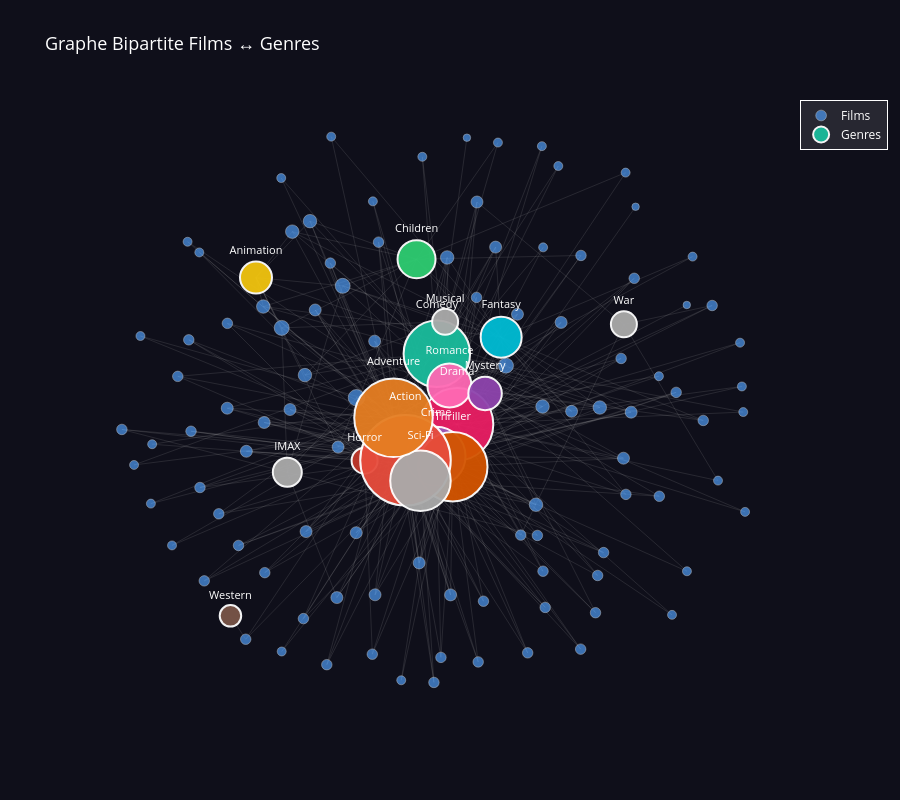

The code cell stored with this chart in its notebook:
### Code cell
import networkx as nx
import plotly.graph_objects as go

df = pd.read_csv('df_final.csv')
df_sample = df.nlargest(100, 'num_votes').reset_index(drop=True)

G = nx.Graph()

for _, row in df_sample.iterrows():
    film_node = f"film_{row['movieId']}"
    G.add_node(film_node, 
               type='film', 
               title=row['title'],
               rating=round(row['mean_rating'], 2),
               genres=row['genres'])
    
    genres = str(row['genres']).split('|')
    for genre in genres:
        if genre not in G.nodes:
            G.add_node(genre, type='genre', title=genre)
        G.add_edge(film_node, genre)


film_nodes  = [n for n, d in G.nodes(data=True) if d['type'] == 'film']
genre_nodes = [n for n, d in G.nodes(data=True) if d['type'] == 'genre']

pos = nx.spring_layout(G, seed=42, k=0.8)

edge_x, edge_y = [], []
for u, v in G.edges():
    x0, y0 = pos[u]
    x1, y1 = pos[v]
    edge_x += [x0, x1, None]
    edge_y += [y0, y1, None]

edge_trace = go.Scatter(
    x=edge_x, y=edge_y,
    mode='lines',
    line=dict(width=0.5, color='rgba(180,180,180,0.3)'),
    hoverinfo='none',
    showlegend=False
)

film_x, film_y, film_hover, film_sizes = [], [], [], []

for node in film_nodes:
    x, y = pos[node]
    film_x.append(x)
    film_y.append(y)
    film_sizes.append(6 + G.degree(node) * 1.5) 
    film_hover.append(
        f"<b>{G.nodes[node]['title']}</b><br>"
        f"Genres : {G.nodes[node]['genres'].replace('|', ' | ')}<br>"
        f"Rating : {G.nodes[node]['rating']}"
    )

film_trace = go.Scatter(
    x=film_x, y=film_y,
    mode='markers',
    name='Films',
    hovertext=film_hover,
    hoverinfo='text',
    marker=dict(
        size=film_sizes,
        color='#4e9af1',
        opacity=0.7,
        line=dict(width=0.5, color='white')
    )
)

genre_colors = {
    'Action':'#e74c3c',     'Adventure':'#e67e22',  'Animation':'#f1c40f',
    'Children':'#2ecc71',   'Comedy':'#1abc9c',      'Crime':'#9b59b6',
    'Documentary':'#34495e','Drama':'#e91e63',        'Fantasy':'#00bcd4',
    'Film-Noir':'#607d8b',  'Horror':'#c0392b',       'Mystery':'#8e44ad',
    'Romance':'#ff69b4',    'Thriller':'#d35400',     'Western':'#795548'
}

genre_x, genre_y, genre_text, genre_hover, genre_color_list = [], [], [], [], []

for node in genre_nodes:
    x, y = pos[node]
    genre_x.append(x)
    genre_y.append(y)
    genre_text.append(node)
    genre_color_list.append(genre_colors.get(node, '#aaaaaa'))
    genre_hover.append(
        f"<b>Genre : {node}</b><br>"
        f"Nombre de films : {G.degree(node)}"
    )

genre_trace = go.Scatter(
    x=genre_x, y=genre_y,
    mode='markers+text',
    name='Genres',
    text=genre_text,
    textposition='top center',
    textfont=dict(size=11, color='white'),
    hovertext=genre_hover,
    hoverinfo='text',
    marker=dict(
        size=[20 + G.degree(n) * 1.5 for n in genre_nodes], 
        color=genre_color_list,
        opacity=0.95,
        line=dict(width=2, color='white')
    )
)

fig = go.Figure(
    data=[edge_trace, film_trace, genre_trace],
    layout=go.Layout(
        title=dict(text='Graphe Bipartite Films ↔ Genres', font=dict(size=18, color='white')),
        showlegend=True,
        hovermode='closest',
        plot_bgcolor='#0f0f1a',
        paper_bgcolor='#0f0f1a',
        font=dict(color='white'),
        height=800,
        xaxis=dict(showgrid=False, zeroline=False, showticklabels=False),
        yaxis=dict(showgrid=False, zeroline=False, showticklabels=False),
        legend=dict(
            bgcolor='rgba(255,255,255,0.1)',
            bordercolor='white',
            borderwidth=1
        )
    )
)

fig.show()

### Figure 1 — Plotly figure (JSON) as saved in the notebook; plotly's stock layout.template omitted (floating-point values rounded to 4 significant figures; data arrays with more than 128 entries replaced by an {"elided": "..."} marker saying what was removed)
{"data": [{"hoverinfo": "none", "line": {"color": "rgba(180,180,180,0.3)", "width": 0.5}, "mode": "lines", "showlegend": false, "type": "scatter", "x": {"elided": "948 float values"}, "y": {"elided": "948 float values"}}, {"hoverinfo": "text", "hovertext": ["<b>Forrest Gump (1994)</b><br>Genres : Comedy | Drama | Romance | War<br>Rating : 4.16", "<b>Shawshank Redemption, The (1994)</b><br>Genres : Crime | Drama<br>Rating : 4.43", "<b>Pulp Fiction (1994)</b><br>Genres : Comedy | Crime | Drama | Thriller<br>Rating : 4.2", "<b>Silence of the Lambs, The (1991)</b><br>Genres : Crime | Horror | Thriller<br>Rating : 4.16", "<b>Matrix, The (1999)</b><br>Genres : Action | Sci-Fi | Thriller<br>Rating : 4.19", "<b>Star Wars: Episode IV - A New Hope (1977)</b><br>Genres : Action | Adventure | Sci-Fi<br>Rating : 4.23", "<b>Jurassic Park (1993)</b><br>Genres : Action | Adventure | Sci-Fi | Thriller<br>Rating : 3.75", "<b>Braveheart (1995)</b><br>Genres : Action | Drama | War<br>Rating : 4.03", "<b>Terminator 2: Judgment Day (1991)</b><br>Genres : Action | Sci-Fi<br>Rating : 3.97", "<b>Schindler's List (1993)</b><br>Genres : Drama | War<br>Rating : 4.22", "<b>Fight Club (1999)</b><br>Genres : Action | Crime | Drama | Thriller<br>Rating : 4.27", "<b>Toy Story (1995)</b><br>Genres : Adventure | Animation | Children | Comedy | Fantasy<br>Rating : 3.92", "<b>Star Wars: Episode V - The Empire Strikes Back (1980)</b><br>Genres : Action | Adventure | Sci-Fi<br>Rating : 4.22", "<b>Usual Suspects, The (1995)</b><br>Genres : Crime | Mystery | Thriller<br>Rating : 4.24", "<b>American Beauty (1999)</b><br>Genres : Drama | Romance<br>Rating : 4.06", "<b>Seven (a.k.a. Se7en) (1995)</b><br>Genres : Mystery | Thriller<br>Rating : 3.98", "<b>Independence Day (a.k.a. ID4) (1996)</b><br>Genres : Action | Adventure | Sci-Fi | Thriller<br>Rating : 3.45", "<b>Apollo 13 (1995)</b><br>Genres : Adventure | Drama | IMAX<br>Rating : 3.85", "<b>Raiders of the Lost Ark (Indiana Jones and the Raiders of the Lost Ark) (1981)</b><br>Genres : Action | Adventure<br>Rating : 4.21", "<b>Lord of the Rings: The Fellowship of the Ring, The (2001)</b><br>Genres : Adventure | Fantasy<br>Rating : 4.11", "<b>Star Wars: Episode VI - Return of the Jedi (1983)</b><br>Genres : Action | Adventure | Sci-Fi<br>Rating : 4.14", "<b>Godfather, The (1972)</b><br>Genres : Crime | Drama<br>Rating : 4.29", "<b>Fugitive, The (1993)</b><br>Genres : Thriller<br>Rating : 3.99", "<b>Batman (1989)</b><br>Genres : Action | Crime | Thriller<br>Rating : 3.43", "<b>Saving Private Ryan (1998)</b><br>Genres : Action | Drama | War<br>Rating : 4.15", "<b>Lord of the Rings: The Two Towers, The (2002)</b><br>Genres : Adventure | Fantasy<br>Rating : 4.02", "<b>Lord of the Rings: The Return of the King, The (2003)</b><br>Genres : Action | Adventure | Drama | Fantasy<br>Rating : 4.12", "<b>Aladdin (1992)</b><br>Genres : Adventure | Animation | Children | Comedy | Musical<br>Rating : 3.79", "<b>Fargo (1996)</b><br>Genres : Comedy | Crime | Drama | Thriller<br>Rating : 4.12", "<b>Sixth Sense, The (1999)</b><br>Genres : Drama | Horror | Mystery<br>Rating : 3.89", "<b>True Lies (1994)</b><br>Genres : Action | Adventure | Comedy | Romance | Thriller<br>Rating : 3.5", "<b>Twelve Monkeys (a.k.a. 12 Monkeys) (1995)</b><br>Genres : Mystery | Sci-Fi | Thriller<br>Rating : 3.98", "<b>Lion King, The (1994)</b><br>Genres : Adventure | Animation | Children | Drama | Musical | IMAX<br>Rating : 3.94", "<b>Speed (1994)</b><br>Genres : Action | Romance | Thriller<br>Rating : 3.53", "<b>Back to the Future (1985)</b><br>Genres : Adventure | Comedy | Sci-Fi<br>Rating : 4.04", "<b>Gladiator (2000)</b><br>Genres : Action | Adventure | Drama<br>Rating : 3.94", "<b>Shrek (2001)</b><br>Genres : Adventure | Animation | Children | Comedy | Fantasy | Romance<br>Rating : 3.87", "<b>Men in Black (a.k.a. MIB) (1997)</b><br>Genres : Action | Comedy | Sci-Fi<br>Rating : 3.49", "<b>Dances with Wolves (1990)</b><br>Genres : Adventure | Drama | Western<br>Rating : 3.84", "<b>Mission: Impossible (1996)</b><br>Genres : Action | Adventure | Mystery | Thriller<br>Rating : 3.54", "<b>Ace Ventura: Pet Detective (1994)</b><br>Genres : Comedy<br>Rating : 3.04", "<b>Memento (2000)</b><br>Genres : Mystery | Thriller<br>Rating : 4.12", "<b>Mask, The (1994)</b><br>Genres : Action | Comedy | Crime | Fantasy<br>Rating : 3.18", "<b>Pirates of the Caribbean: The Curse of the Black Pearl (2003)</b><br>Genres : Action | Adventure | Comedy | Fantasy<br>Rating : 3.78", "<b>Dark Knight, The (2008)</b><br>Genres : Action | Crime | Drama | IMAX<br>Rating : 4.24", "<b>Beauty and the Beast (1991)</b><br>Genres : Animation | Children | Fantasy | Musical | Romance | IMAX<br>Rating : 3.77", "<b>Alien (1979)</b><br>Genres : Horror | Sci-Fi<br>Rating : 3.97", "<b>Die Hard (1988)</b><br>Genres : Action | Crime | Thriller<br>Rating : 3.86", "<b>Die Hard: With a Vengeance (1995)</b><br>Genres : Action | Crime | Thriller<br>Rating : 3.56", "<b>Mrs. Doubtfire (1993)</b><br>Genres : Comedy | Drama<br>Rating : 3.39", "<b>Groundhog Day (1993)</b><br>Genres : Comedy | Fantasy | Romance<br>Rating : 3.94", "<b>Inception (2010)</b><br>Genres : Action | Crime | Drama | Mystery | Sci-Fi | Thriller | IMAX<br>Rating : 4.07", "<b>Princess Bride, The (1987)</b><br>Genres : Action | Adventure | Comedy | Fantasy | Romance<br>Rating : 4.23", "<b>Good Will Hunting (1997)</b><br>Genres : Drama | Romance<br>Rating : 4.08", "<b>Finding Nemo (2003)</b><br>Genres : Adventure | Animation | Children | Comedy<br>Rating : 3.96", "<b>Stargate (1994)</b><br>Genres : Action | Adventure | Sci-Fi<br>Rating : 3.38", "<b>Indiana Jones and the Last Crusade (1989)</b><br>Genres : Action | Adventure<br>Rating : 4.05", "<b>Titanic (1997)</b><br>Genres : Drama | Romance<br>Rating : 3.41", "<b>Star Wars: Episode I - The Phantom Menace (1999)</b><br>Genres : Action | Adventure | Sci-Fi<br>Rating : 3.11", "<b>Batman Forever (1995)</b><br>Genres : Action | Adventure | Comedy | Crime<br>Rating : 2.92", "<b>Monty Python and the Holy Grail (1975)</b><br>Genres : Adventure | Comedy | Fantasy<br>Rating : 4.16", "<b>Pretty Woman (1990)</b><br>Genres : Comedy | Romance<br>Rating : 3.49", "<b>Dumb & Dumber (Dumb and Dumber) (1994)</b><br>Genres : Adventure | Comedy<br>Rating : 3.06", "<b>Léon: The Professional (a.k.a. The Professional) (Léon) (1994)</b><br>Genres : Action | Crime | Drama | Thriller<br>Rating : 4.02", "<b>One Flew Over the Cuckoo's Nest (1975)</b><br>Genres : Drama<br>Rating : 4.2", "<b>X-Men (2000)</b><br>Genres : Action | Adventure | Sci-Fi<br>Rating : 3.7", "<b>GoldenEye (1995)</b><br>Genres : Action | Adventure | Thriller<br>Rating : 3.5", "<b>Monsters, Inc. (2001)</b><br>Genres : Adventure | Animation | Children | Comedy | Fantasy<br>Rating : 3.87", "<b>Reservoir Dogs (1992)</b><br>Genres : Crime | Mystery | Thriller<br>Rating : 4.2", "<b>Terminator, The (1984)</b><br>Genres : Action | Sci-Fi | Thriller<br>Rating : 3.9", "<b>Kill Bill: Vol. 1 (2003)</b><br>Genres : Action | Crime | Thriller<br>Rating : 3.96", "<b>Eternal Sunshine of the Spotless Mind (2004)</b><br>Genres : Drama | Romance | Sci-Fi<br>Rating : 4.16", "<b>Godfather: Part II, The (1974)</b><br>Genres : Crime | Drama<br>Rating : 4.26", "<b>American History X (1998)</b><br>Genres : Crime | Drama<br>Rating : 4.22", "<b>Babe (1995)</b><br>Genres : Children | Drama<br>Rating : 3.65", "<b>Aliens (1986)</b><br>Genres : Action | Adventure | Horror | Sci-Fi<br>Rating : 3.96", "<b>Goodfellas (1990)</b><br>Genres : Crime | Drama<br>Rating : 4.25", "<b>Truman Show, The (1998)</b><br>Genres : Comedy | Drama | Sci-Fi<br>Rating : 3.81", "<b>Incredibles, The (2004)</b><br>Genres : Action | Adventure | Animation | Children | Comedy<br>Rating : 3.84", "<b>Blade Runner (1982)</b><br>Genres : Action | Sci-Fi | Thriller<br>Rating : 4.1", "<b>Twister (1996)</b><br>Genres : Action | Adventure | Romance | Thriller<br>Rating : 3.32", "<b>Beautiful Mind, A (2001)</b><br>Genres : Drama | Romance<br>Rating : 4.0", "<b>E.T. the Extra-Terrestrial (1982)</b><br>Genres : Children | Drama | Sci-Fi<br>Rating : 3.77", "<b>Spider-Man (2002)</b><br>Genres : Action | Adventure | Sci-Fi | Thriller<br>Rating : 3.54", "<b>Rock, The (1996)</b><br>Genres : Action | Adventure | Thriller<br>Rating : 3.64", "<b>Austin Powers: The Spy Who Shagged Me (1999)</b><br>Genres : Action | Adventure | Comedy<br>Rating : 3.2", "<b>Clockwork Orange, A (1971)</b><br>Genres : Crime | Drama | Sci-Fi | Thriller<br>Rating : 4.0", "<b>Ghostbusters (a.k.a. Ghost Busters) (1984)</b><br>Genres : Action | Comedy | Sci-Fi<br>Rating : 3.77", "<b>Amelie (Fabuleux destin d'Amélie Poulain, Le) (2001)</b><br>Genres : Comedy | Romance<br>Rating : 4.18", "<b>Minority Report (2002)</b><br>Genres : Action | Crime | Mystery | Sci-Fi | Thriller<br>Rating : 3.64", "<b>Willy Wonka & the Chocolate Factory (1971)</b><br>Genres : Children | Comedy | Fantasy | Musical<br>Rating : 3.87", "<b>Ocean's Eleven (2001)</b><br>Genres : Crime | Thriller<br>Rating : 3.84", "<b>Home Alone (1990)</b><br>Genres : Children | Comedy<br>Rating : 3.0", "<b>Fifth Element, The (1997)</b><br>Genres : Action | Adventure | Comedy | Sci-Fi<br>Rating : 3.75", "<b>Batman Begins (2005)</b><br>Genres : Action | Crime | IMAX<br>Rating : 3.86", "<b>Waterworld (1995)</b><br>Genres : Action | Adventure | Sci-Fi<br>Rating : 2.91", "<b>Ghost (1990)</b><br>Genres : Comedy | Drama | Fantasy | Romance | Thriller<br>Rating : 3.43", "<b>Catch Me If You Can (2002)</b><br>Genres : Crime | Drama<br>Rating : 3.92", "<b>Breakfast Club, The (1985)</b><br>Genres : Comedy | Drama<br>Rating : 3.78", "<b>Net, The (1995)</b><br>Genres : Action | Crime | Thriller<br>Rating : 3.04"], "marker": {"color": "#4e9af1", "line": {"color": "white", "width": 0.5}, "opacity": 0.7, "size": [12, 9, 12, 10.5, 10.5, 10.5, 12, 10.5, 9, 9, 12, 13.5, 10.5, 10.5, 9, 9, 12, 10.5, 9, 9, 10.5, 9, 7.5, 10.5, 10.5, 9, 12, 13.5, 12, 10.5, 13.5, 10.5, 15, 10.5, 10.5, 10.5, 15, 10.5, 10.5, 12, 7.5, 9, 12, 12, 12, 15, 9, 10.5, 10.5, 9, 10.5, 16.5, 13.5, 9, 12, 10.5, 9, 9, 10.5, 12, 10.5, 9, 9, 12, 7.5, 10.5, 10.5, 13.5, 10.5, 10.5, 10.5, 10.5, 9, 9, 9, 12, 9, 10.5, 13.5, 10.5, 12, 9, 10.5, 12, 10.5, 10.5, 12, 10.5, 9, 13.5, 12, 9, 9, 12, 10.5, 10.5, 13.5, 9, 9, 10.5]}, "mode": "markers", "name": "Films", "type": "scatter", "x": [0.1324, -0.7579, -0.2391, -0.1896, -0.6012, -4.961e-05, -0.3653, 0.8559, -0.4683, 0.8739, -0.5223, -0.4359, 0.5759, 0.6162, -0.8058, -0.8669, -0.1811, 0.3182, -0.7218, -0.3161, 0.3423, -0.9029, 0.6204, 0.4513, 0.2671, 0.7957, -0.04554, -0.3968, 0.5831, -0.6355, 0.3341, 0.6933, -0.4684, -0.5203, -0.7881, -0.7198, 0.2215, -0.3187, -0.579, 0.3913, 0.1014, 0.7783, 0.6066, 0.1897, -0.2986, -0.2807, 0.3359, -0.7473, 0.02148, -0.9225, 0.8284, -0.2384, 0.04068, 0.9571, -0.2949, -0.3296, 0.6921, -0.8708, 0.5219, -0.6359, 0.5905, 0.3826, -0.4698, -0.1824, 0.7778, -0.7542, -0.4015, -0.5251, 0.4971, 0.1361, 0.2884, 0.5036, 0.7324, -0.1006, 0.5896, -0.5771, 0.9473, 0.3355, -0.3814, 0.7452, -0.3934, 0.3321, 0.4523, 0.05115, -0.1705, 0.1523, -0.4428, -0.6619, -0.03572, 0.314, 0.4234, -0.1878, 0.1969, 0.257, -0.9601, -0.7065, 0.5102, 0.9417, 0.9515, 0.131], "y": [0.7663, 0.6242, -0.416, -0.8503, -0.4615, -0.9513, 0.3803, 0.3963, -0.8406, -0.2298, -0.02211, 0.6604, 0.207, 0.4935, -0.4614, -0.09963, -0.638, -0.4257, 0.586, 1, -0.6831, 0.2872, 0.7493, -0.8322, -0.4245, 0.5711, -0.524, 0.1475, -0.1496, 0.3325, 0.03515, -0.2857, 0.3163, -0.5588, 0.1429, -0.2544, 0.1812, 0.5478, -0.7968, 0.3359, 0.9962, -0.5538, 0.01488, 0.605, -0.648, 0.4665, 0.6041, -0.05332, -0.8617, -0.1737, -0.01465, 0.06642, 0.5681, -0.3415, -0.1099, -0.8878, 0.1435, -0.312, -0.487, 0.02909, -0.279, 0.8949, 0.8519, 0.2689, 0.3981, 0.2736, -0.723, 0.3926, -0.702, -0.8779, -0.8455, -0.5689, -0.7097, -0.9435, 0.8713, -0.1249, 0.1068, -0.5536, 0.6978, 0.08567, -0.412, 0.966, 0.5752, -0.6383, 0.6227, -0.6609, 0.02441, -0.3484, 0.9279, -0.3159, 0.01801, 0.7686, 0.9788, 0.3651, -0.04679, -0.5881, 0.03163, 0.2633, 0.0153, 0.4253]}, {"hoverinfo": "text", "hovertext": ["<b>Genre : Comedy</b><br>Nombre de films : 31", "<b>Genre : Drama</b><br>Nombre de films : 35", "<b>Genre : Romance</b><br>Nombre de films : 16", "<b>Genre : War</b><br>Nombre de films : 4", "<b>Genre : Crime</b><br>Nombre de films : 26", "<b>Genre : Thriller</b><br>Nombre de films : 33", "<b>Genre : Horror</b><br>Nombre de films : 4", "<b>Genre : Action</b><br>Nombre de films : 47", "<b>Genre : Sci-Fi</b><br>Nombre de films : 27", "<b>Genre : Adventure</b><br>Nombre de films : 39", "<b>Genre : Animation</b><br>Nombre de films : 8", "<b>Genre : Children</b><br>Nombre de films : 12", "<b>Genre : Fantasy</b><br>Nombre de films : 14", "<b>Genre : Mystery</b><br>Nombre de films : 9", "<b>Genre : IMAX</b><br>Nombre de films : 6", "<b>Genre : Musical</b><br>Nombre de films : 4", "<b>Genre : Western</b><br>Nombre de films : 1"], "marker": {"color": ["#1abc9c", "#e91e63", "#ff69b4", "#aaaaaa", "#9b59b6", "#d35400", "#c0392b", "#e74c3c", "#aaaaaa", "#e67e22", "#f1c40f", "#2ecc71", "#00bcd4", "#8e44ad", "#aaaaaa", "#aaaaaa", "#795548"], "line": {"color": "white", "width": 2}, "opacity": 0.95, "size": [66.5, 72.5, 44, 26, 59, 69.5, 26, 90.5, 60.5, 78.5, 32, 38, 41, 33.5, 29, 26, 21.5]}, "mode": "markers+text", "name": "Genres", "text": ["Comedy", "Drama", "Romance", "War", "Crime", "Thriller", "Horror", "Action", "Sci-Fi", "Adventure", "Animation", "Children", "Fantasy", "Mystery", "IMAX", "Musical", "Western"], "textfont": {"color": "white", "size": 11}, "textposition": "top center", "type": "scatter", "x": [0.008913, 0.07116, 0.04767, 0.5844, 0.006389, 0.05788, -0.2134, -0.0875, -0.04145, -0.1244, -0.5474, -0.05353, 0.2068, 0.1573, -0.451, 0.03438, -0.626], "y": [0.2237, -0.02837, 0.1106, 0.3289, -0.1424, -0.1802, -0.1584, -0.1571, -0.2301, -0.005397, 0.496, 0.5617, 0.2832, 0.0819, -0.1999, 0.3379, -0.7132]}], "layout": {"font": {"color": "white"}, "height": 800, "hovermode": "closest", "legend": {"bgcolor": "rgba(255,255,255,0.1)", "bordercolor": "white", "borderwidth": 1}, "paper_bgcolor": "#0f0f1a", "plot_bgcolor": "#0f0f1a", "showlegend": true, "title": {"font": {"color": "white", "size": 18}, "text": "Graphe Bipartite Films ↔ Genres"}, "xaxis": {"showgrid": false, "showticklabels": false, "zeroline": false}, "yaxis": {"showgrid": false, "showticklabels": false, "zeroline": false}}}
